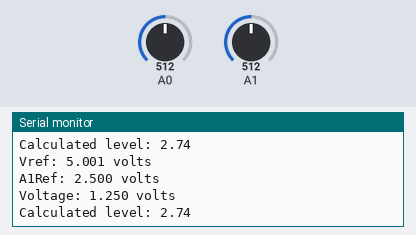
Bench run of a sketch on a simulated Arduino Uno, built with avr-gcc and run on an emulated ATmega328P. Parts: the last lines printed to the serial monitor. The inputs (shaded band) are chosen by the test bench; at power-on: A0 = 512, A1 = 512.

Above: at 1.8 s.
1.9 s: A0 set to 716
At 2.8 s:
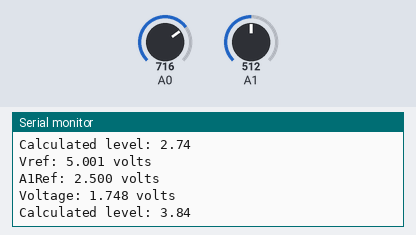
3.4 s: A1 set to 716
At 4.7 s:
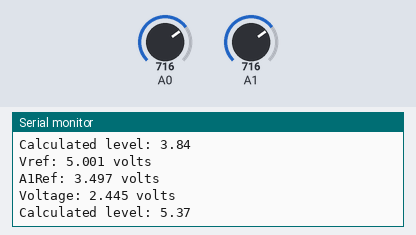
4.9 s: A0 set to 900
At 5.8 s:
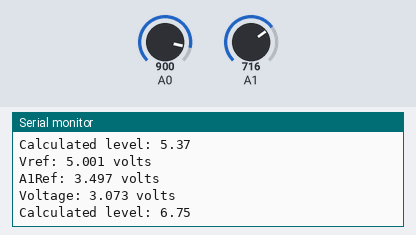
6.4 s: A1 set to 900
At 7.7 s:
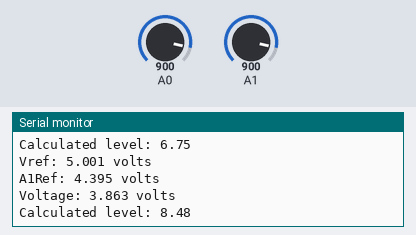
Timing chart, 0 to 8.9 s (numbered marks = the images above; inputs shaded):
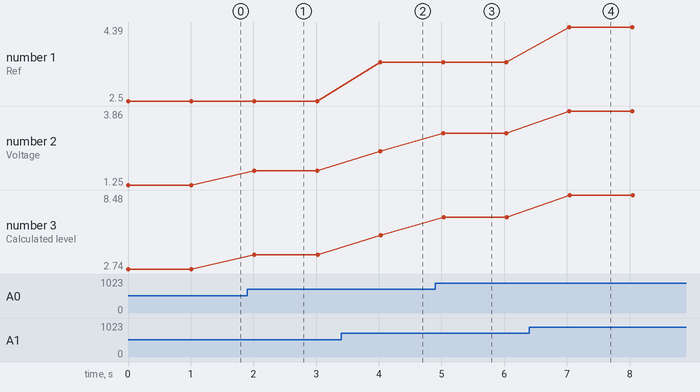

The sketch:

LiquidSensor_voltage.ino
```cpp
// Liquid Level Sensor Sketch

// Show the raw resistance values measured from an eTape liquid level sensor.
// See details on the sensor at:
//   https://www.adafruit.com/products/1786

// Created by Tony DiCola
// Released under an MIT license: http://opensource.org/licenses/MIT

// Configuration values:
#define SERIES_VOLTAGE    5    // Value of the ref voltage in mV??
#define SENSOR_PIN          0      // Analog pin which is connected to the sensor.
#define REF_PIN    1 //

// The following are calibration values you can fill in to compute the volume of measured liquid.
// To find these values first start with no liquid present and record the resistance as the
// ZERO_VOLUME_RESISTANCE value.  Next fill the container with a known volume of liquid and record
// the sensor resistance (in ohms) as the CALIBRATION_RESISTANCE value, and the volume (which you've
// measured ahead of time) as CALIBRATION_VOLUME.
#define ZERO_LEVEL_VOLTS    0.458  // Resistance value (in ohms) when no liquid is present.
#define CALIBRATION_VOLTS  3.643    // Resistance value (in ohms) when liquid is at max line.
#define CALIBRATION_LEVEL        8.0    // Volume (in any units) when liquid is at max line.

long readVcc() {
  long result;

  // Read 1.1V reference against AVcc
  ADMUX = _BV(REFS0) | _BV(MUX3) | _BV(MUX2) | _BV(MUX1);
  delay(2); // Wait for Vref to settle
  ADCSRA |= _BV(ADSC); // Convert
  while (bit_is_set(ADCSRA,ADSC));
  result = ADCL;
  result |= ADCH<<8;
  result = 1125300L / result; // Back-calculate AVcc in mV
  return result;
}


void setup(void) {
  Serial.begin(115200);
  Serial.println("REBOOT");


}

void loop(void) {


  // Measure sensor voltage.
  float Vref = readVcc()/1000.0;
  Serial.print("Vref: ");
  Serial.print(Vref, 3);
  Serial.println(" volts");
  //
  float A1Ref =  readVoltage(REF_PIN, Vref);
  Serial.print("A1Ref: ");
  Serial.print(A1Ref, 3);
  Serial.println(" volts");

  float voltage = readVoltage(SENSOR_PIN, A1Ref);
  Serial.print("Voltage: ");
  Serial.print(voltage, 3);
  Serial.println(" volts");

  // Map voltage to volume.
  float level = voltsToLevel(voltage, ZERO_LEVEL_VOLTS, CALIBRATION_VOLTS, CALIBRATION_LEVEL);
  Serial.print("Calculated level: ");
  Serial.println(level, 2);
  // Delay for a second.
  delay(1000);
}

float readVoltage(int pin, float Vref) {
  // Get ADC value.
  int sensorValue = analogRead(pin);
  // Convert ADC reading to voltage.
  float voltage = sensorValue * (Vref/1024.0);
  return voltage;
}

float voltsToLevel(float voltage, float zeroVoltage, float calVoltage, float calLevel) {
  float slope = (calLevel - 1.0) / (calVoltage - zeroVoltage);
  float intercept = 1 + (-slope * zeroVoltage);
  return (voltage * slope) + intercept;

}


float voltageToLevel(float voltage, float zeroVoltage, float calVoltage, float calLevel) {
  if (voltage < zeroVoltage || (zeroVoltage - calVoltage) == 0.0) {
    // Stop if the value is above the zero threshold, or no max resistance is set (would be divide by zero).
    return 0.0;
  }
  // Compute scale factor by mapping resistance to 0...1.0+ range relative to maxResistance value.
  float scale = (zeroVoltage - voltage) / (zeroVoltage - calVoltage);
  // Scale maxLevel based on computed scale factor.
  return calLevel * scale;
}
```

Measured:
- after the input at 1.9 s, the serial monitor: prints a new line after 0.12 s (image 1)
- after the input at 3.4 s, the serial monitor: prints a new line after 0.62 s (image 2)
- after the input at 4.9 s, the serial monitor: prints a new line after 0.13 s (image 3)
- after the input at 6.4 s, the serial monitor: prints a new line after 0.64 s (image 4)
- plotted number 1: 2.5 → 3.5 after the input at 3.4 s, 3.5 → 4.39 after the input at 6.4 s
- plotted number 2: 1.25 → 1.75 after the input at 1.9 s, 1.75 → 2.44 after the input at 3.4 s, 2.44 → 3.07 after the input at 4.9 s, 3.07 → 3.86 after the input at 6.4 s
- plotted number 3: 2.74 → 3.84 after the input at 1.9 s, 3.84 → 5.37 after the input at 3.4 s, 5.37 → 6.75 after the input at 4.9 s, 6.75 → 8.48 after the input at 6.4 s
